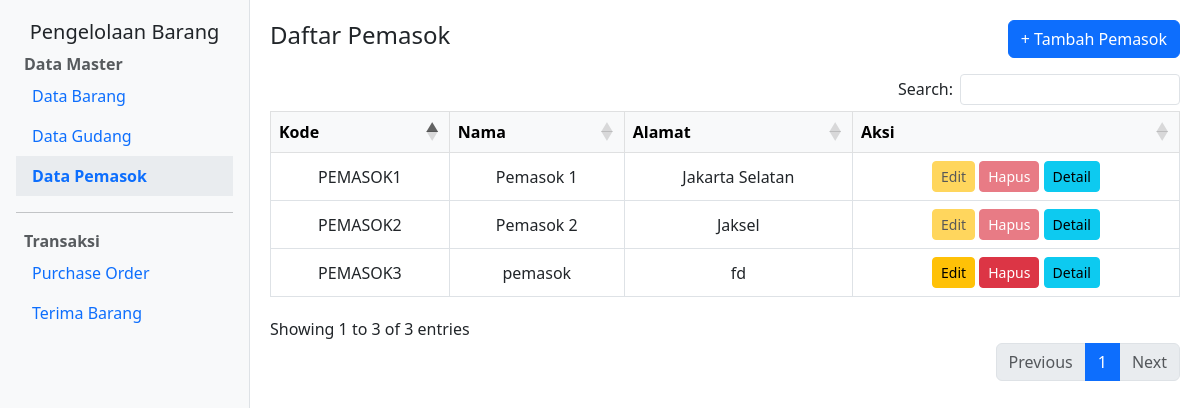
Page /pemasok/ on the earlier database version.
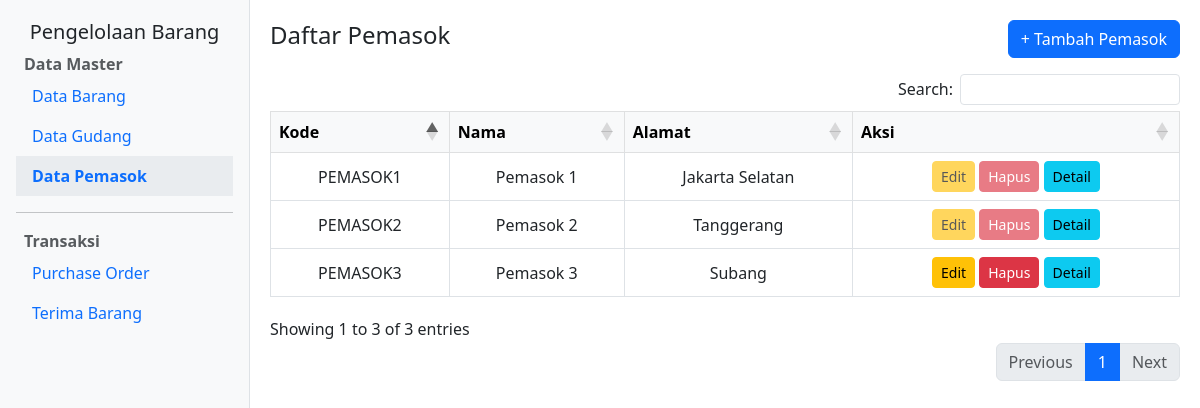
Same page on the later database version.
### app_barang/models.py (models this page shows, shortened)
class Pemasok(models.Model):
    kode = models.CharField(max_length=50, null=False, unique=True)
    nama = models.CharField(max_length=100, null=False, blank=False)
    alamat = models.TextField(null=False, blank=False)

### app_barang/views.py (the view)
# urls.py: path('pemasok/', views.pemasok_list, name='pemasok_list'),
def pemasok_list(request):
    pemasoks = Pemasok.objects.all()
    pemasok_dipakai = {
        p.id: PO.objects.filter(pemasok=p).exists()
        for p in pemasoks
    }
    print(pemasok_dipakai)
    if request.method == 'POST':
        form = PemasokForm(request.POST)
        if form.is_valid():
            form.save()
            return redirect('pemasok_list')
    else:
        form = PemasokForm()
    return render(request, 'app_barang/pemasok/pemasok_list.html', {
        'pemasoks': pemasoks,
        'pemasok_dipakai': pemasok_dipakai,
        'form': form
        })

### app_barang/forms.py
class PemasokForm(forms.ModelForm):
    class Meta:
        model = Pemasok
        fields = ['kode', 'nama', 'alamat']
        widgets = {
            'kode': forms.TextInput(attrs={'class': 'form-control'}),
            'nama': forms.TextInput(attrs={'class': 'form-control'}),
            'alamat': forms.Textarea(attrs={'class': 'form-control'}),
        }

### app_barang/templatetags/custom_tags.py (called while the page is built)
@register.filter
def dict_get(dict_obj, key):
    return dict_obj.get(key)

### app_barang/templates/app_barang/pemasok/pemasok_list.html (shortened to what this page needs)
{% extends 'app_barang/layout/base.html' %}
{% load custom_tags %}
{% block content %}
<div class="d-flex justify-content-between align-items-center mb-3">
    <h1 class="h4">Daftar Pemasok</h1>
    <button class="btn btn-primary" data-bs-toggle="modal" data-bs-target="#addPemasokModal">+ Tambah Pemasok</button>
</div>
<div class="table-responsive">
    <table id="tabel-pemasok" class="table table-bordered table-hover text-center align-middle">
        <thead class="table-light">
            <tr>
                <th>Kode</th>
                <th>Nama</th>
                <th>Alamat</th>
                <th>Aksi</th>
            </tr>
        </thead>
        <tbody>
            {% for pemasok in pemasoks %}
            <tr>
                <td>{{ pemasok.kode }}</td>
                <td>{{ pemasok.nama }}</td>
                <td>{{ pemasok.alamat }}</td>
                <td>
                    {% if not pemasok_dipakai|dict_get:pemasok.id %}
                        <a href="{% url 'pemasok_update' pemasok.pk %}" class="btn btn-warning btn-sm">Edit</a>
                        <button class="btn btn-danger btn-sm" data-bs-toggle="modal" data-bs-target="#deleteModal{{ pemasok.pk }}">Hapus</button>
                    {% else %}
                        <button class="btn btn-warning btn-sm" disabled>Edit</button>
                        <button class="btn btn-danger btn-sm" disabled>Hapus</button>
                    {% endif %}
                    <a href="{% url 'pemasok_detail' pemasok.pk %}" class="btn btn-info btn-sm">Detail</a>
                </td>
            </tr>
            {% endfor %}
        </tbody>
    </table>
</div>
{% endblock %}

Differences in the rows shown:
changed Pemasok "PEMASOK2": alamat "Jaksel" → "Tanggerang"
changed Pemasok "PEMASOK3": nama "pemasok" → "Pemasok 3"; alamat "fd" → "Subang"
